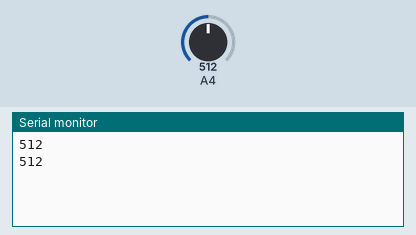
This sketch was run on a simulated Arduino Mega 2560, built with avr-gcc and run on an emulated ATmega2560. Parts: the last lines printed to the serial monitor. The test bench sets the inputs (shaded band); at power-on: A4 = 512.

Above: at 1.8 s.
1.9 s: A4 set to 716
At 2.7 s:
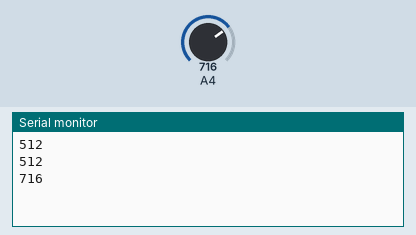
3.4 s: A4 set to 900
At 4.8 s:
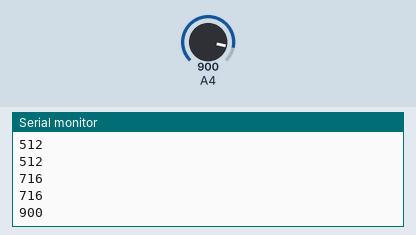
Timing chart, 0 to 6.4 s (numbered marks = the images above; inputs shaded):
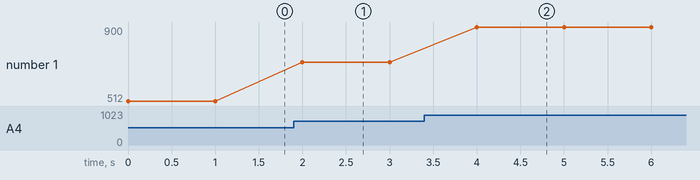

The sketch:

LDR-Serial.ino
```cpp
void setup() {
  // put your setup code here, to run once:
    Serial.begin(9600);
    pinMode(36,INPUT);  //LDR
}

void loop() {
  // put your main code here, to run repeatedly:
    Serial.println(analogRead(36));
    delay(1000);
}
```

Measured:
- after the input at 1.9 s, the serial monitor: prints a new line after 0.10 s (image 1)
- after the input at 3.4 s, the serial monitor: prints a new line after 0.60 s (image 2)
- plotted number 1: 512 → 716 after the input at 1.9 s, 716 → 900 after the input at 3.4 s
